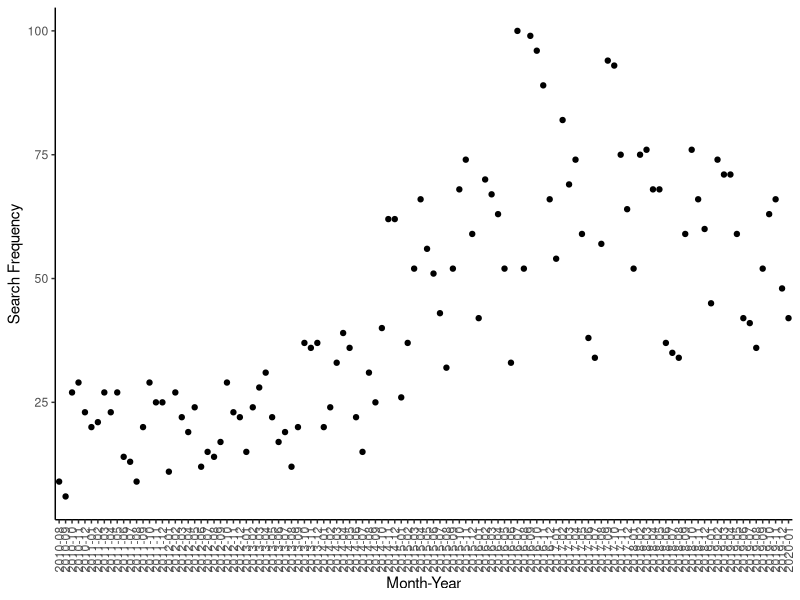
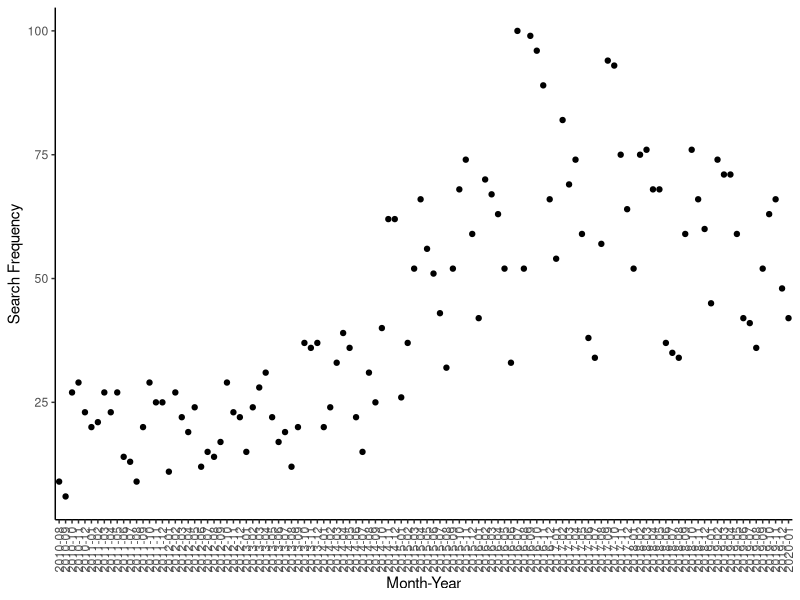

R code for these plots, in order:
library(tidyverse)
library(readr)

ir <- read_csv("data/ir.csv", col_types = cols(Month = col_character()), 
                   skip = 2)
ir2 <- ir[80:193,]

ggplot(ir2, aes(x = Month, y = `Institutional racism: (United States)`)) +
  geom_point() + 
  theme_classic() +
  theme(axis.text.x = element_text(angle = 90, vjust = 0.5, hjust=1)) +
  labs(x = "Month-Year",
       y = "Search Frequency")
ggsave("fig/google-trends.png", width = 12, height = 4)